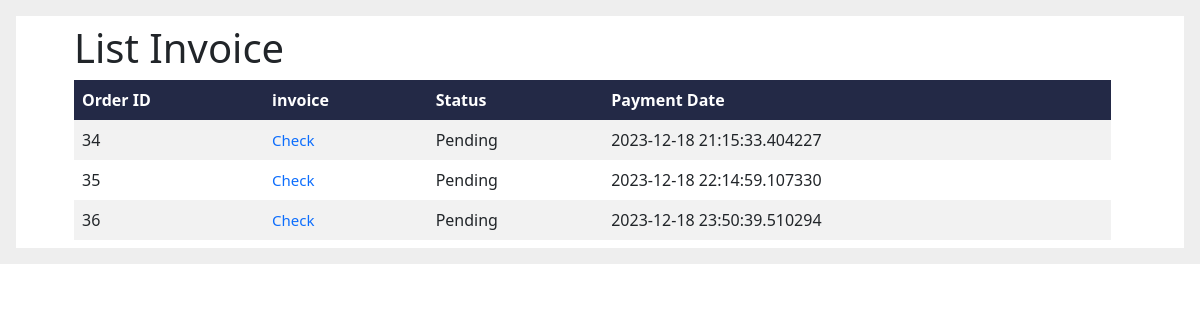
The app's page /myinvoice (signed in), older data.
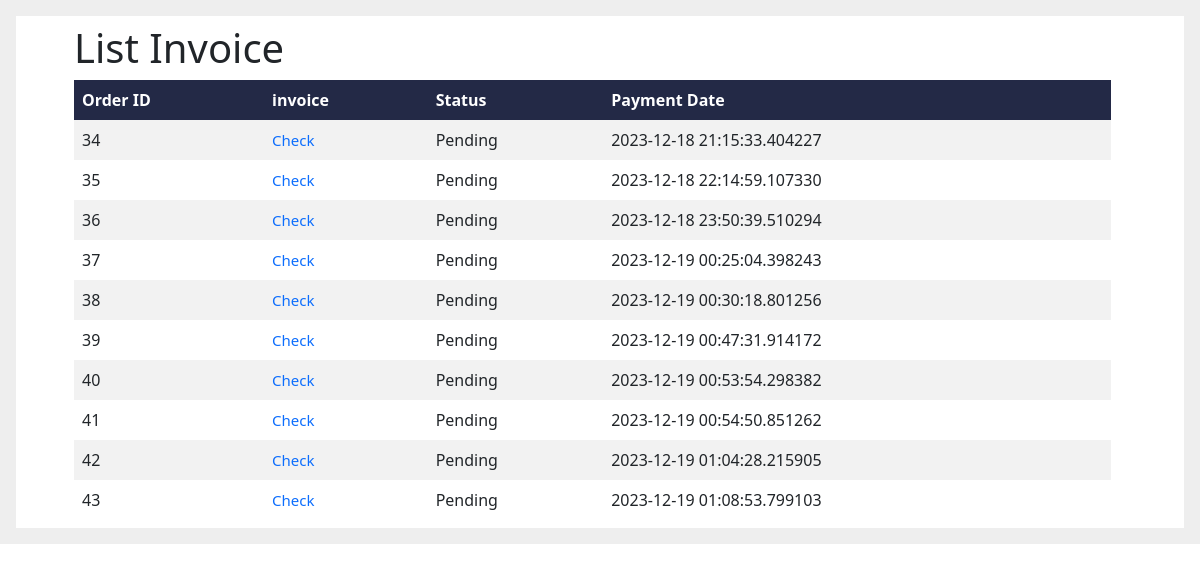
The same page, newer data.
### models/order_detail.py (models this page shows)
class Order_detail(db.Model):
    __tablename__ = 'order_detail'
    id_order = db.Column(db.Integer, primary_key=True)
    total = db.Column(db.Float)
    order_status = db.Column(db.String(100))
    id_payment = db.Column(db.Integer, db.ForeignKey('payment_detail.id_payment', name='fk_oDetail_payment'))
    id_session = db.Column(db.Integer, db.ForeignKey('session.id_session', name='fk_oDetail_session'))
    payment_detail = db.relationship('Payment_detail', back_populates='order_detail')
    session = db.relationship('session', back_populates='Order_detail')

### models/payment_detail.py (models this page shows)
class Payment_detail(db.Model):
    __tablename__ = 'payment_detail'
    id_payment = db.Column(db.Integer, primary_key=True)
    amount = db.Column(db.Integer)
    payment_method = db.Column(db.String(100))
    bank_name = db.Column(db.String(100))
    account_number = db.Column(db.String(100))
    payment_date = db.Column(db.DateTime, default=datetime.utcnow)
    order_detail = db.relationship('Order_detail', back_populates='payment_detail')

### app.py (the view)
@app.route('/myinvoice')
@login_required
def myinvoice():
    user_invoices = db.session.query(Order_detail).join(Order_detail.session).filter(session.id_user == current_user.id_user).all()
    return render_template('myinvoice.html', invoices=user_invoices)

### app.py (called while the page is built)
@login_manager.user_loader
def load_user(user_id):
    return User.query.get(int(user_id))

### templates/MyInvoice.html (shortened to what this page needs)
<!DOCTYPE html>
<html lang="en">
<head>
    <link rel="stylesheet" type="text/css" href="{{ url_for('static', filename='css/crud_admin.css') }}">
    <link href="https://cdn.jsdelivr.net/npm/bootstrap@5.3.2/dist/css/bootstrap.min.css" rel="stylesheet"
>
</head>
<body>
    <div class="d-flex bd-highlight">
        <div class="bd-highlight d-flex p-3 w-100" style="flex: 0 0 100%; background-color: #eeeeee;">
            <div class="d-flex flex-column bd-highlight w-100" style="background-color: white;">
                <div class="p-2 bd-highlight me-3 w-100">
                    <h1>List Invoice</h1>
                    <table>
                        <tr>
                            <th>Order ID</th>
                            <th>invoice</th>
                            <th>Status</th>
                            <th>Payment Date</th>
                        </tr>
                        <tr>
                            {% for invoice in invoices %}
                            <td>{{ invoice.id_order }}</td>
                            <td><a href="{{ url_for('cust_view_invoice', payment_id=invoice.id_payment) }}">Check</a></td>
                            <td>
                                {{ invoice.order_status }}
                            </td>
                            <td>{{ invoice.payment_detail.payment_date }}</td>
                        </tr>
                        {% endfor %}
                    </table>
                </div>
            </div>
        </div>
    </div>
</body>
</html>

Row changes from the older to the newer data that the page shows:
added Order_detail: id_order "37", order_status "Pending", payment_detail.payment_date "2023-12-19 00:25:04.398243"
added Order_detail: id_order "38", order_status "Pending", payment_detail.payment_date "2023-12-19 00:30:18.801256"
added Order_detail: id_order "39", order_status "Pending", payment_detail.payment_date "2023-12-19 00:47:31.914172"
added Order_detail: id_order "40", order_status "Pending", payment_detail.payment_date "2023-12-19 00:53:54.298382"
added Order_detail: id_order "41", order_status "Pending", payment_detail.payment_date "2023-12-19 00:54:50.851262"
added Order_detail: id_order "42", order_status "Pending", payment_detail.payment_date "2023-12-19 01:04:28.215905"
added Order_detail: id_order "43", order_status "Pending", payment_detail.payment_date "2023-12-19 01:08:53.799103"
